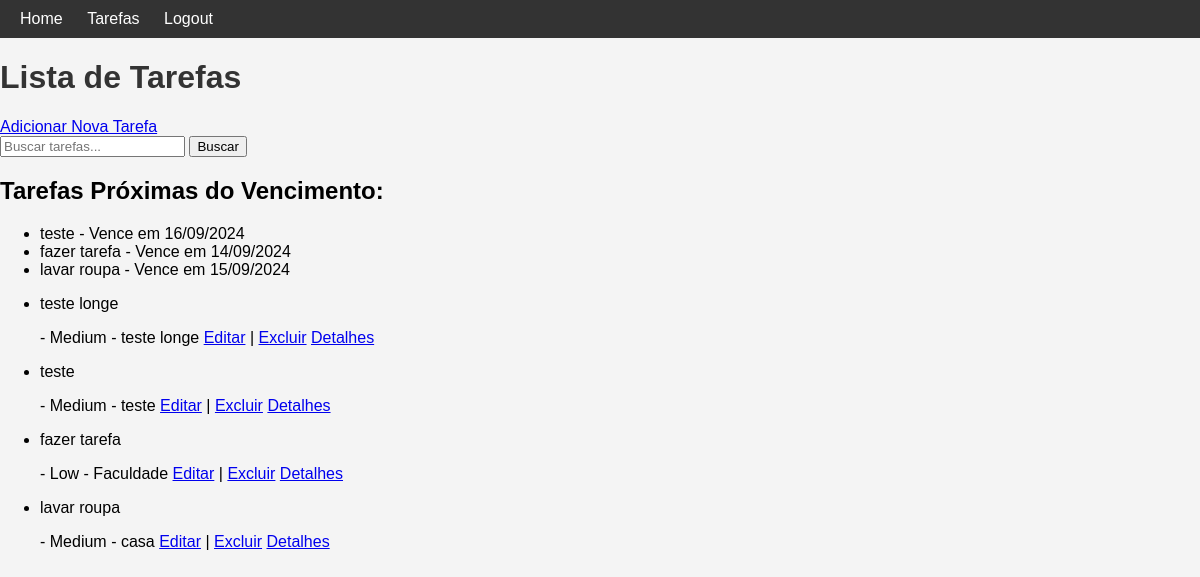
Page /tasks/ (signed in) on the committed database.
### tasks/models.py (models this page shows, shortened)
class Task(models.Model):
    PRIORITY_CHOICES = [
        ('low', 'Low'),
        ('medium', 'Medium'),
        ('high', 'High'),
    ]
    title = models.CharField(max_length=200)
    description = models.TextField(blank=True)
    completed = models.BooleanField(default=False)
    priority = models.CharField(max_length=10, choices=PRIORITY_CHOICES, default='low')
    created_at = models.DateTimeField(auto_now_add=True)
    due_date = models.DateTimeField(null=True, blank=True)
    user = models.ForeignKey(User, on_delete=models.CASCADE)  # Relacionamento com o modelo User
    category = models.CharField(max_length=100, blank=True)
    def is_due_soon(self):
        if self.due_date:
            return self.due_date - timezone.now() <= timedelta(days=2)
        return False

### tasks/views.py (the view)
# urls.py: path('tasks/', views.task_list, name='task-list'),
@login_required
def task_list(request):
    query = request.GET.get('q')  # Obtenha o valor da busca
    if query:
        tasks = Task.objects.filter(user=request.user).filter(
            models.Q(title__icontains=query) | models.Q(description__icontains=query)
        ).order_by('-created_at')
    else:
        tasks = Task.objects.filter(user=request.user).order_by('-created_at')
    upcoming_tasks = [task for task in tasks if task.is_due_soon()]
    return render(request, 'task_list.html', {'tasks': tasks, 'upcoming_tasks': upcoming_tasks})

### tasks/templates/task_list.html (shortened to what this page needs)
{% load static %}
<!DOCTYPE html>
<html lang="en">
<head>
    <link rel="stylesheet" href="{% static 'styles.css' %}">
</head>
<body>
    <nav>
        <a href="{% url 'home' %}">Home</a>
        <a href="{% url 'task-list' %}">Tarefas</a>
        {% if user.is_authenticated %}
            <a href="{% url 'logout' %}">Logout</a>
        {% else %}
            <a href="{% url 'login' %}">Login</a>
            <a href="{% url 'register' %}">Registrar</a>
        {% endif %}
    </nav>
    <h1>Lista de Tarefas</h1>
    <a href="{% url 'task-create' %}">Adicionar Nova Tarefa</a>
    <form method="GET" action="{% url 'task-list' %}">
        <input type="text" name="q" placeholder="Buscar tarefas..." value="{{ request.GET.q }}">
        <button type="submit">Buscar</button>
    </form>
    {% if upcoming_tasks %}
        <div class="notification">
            <h2>Tarefas Próximas do Vencimento:</h2>
            <ul>
                {% for task in upcoming_tasks %}
                    <li>{{ task.title }} - Vence em {{ task.due_date|date:"d/m/Y" }}</li>
                {% endfor %}
            </ul>
        </div>
    {% endif %}
    <ul>
        {% for task in tasks %}
            <li>
                <p>{{ task.title }}</p>
                - {{ task.get_priority_display }} - {{ task.category }}
                <a href="{% url 'task-update' task.pk %}">Editar</a> |
                <a href="{% url 'task-delete' task.pk %}">Excluir</a>
                <a href="{% url 'task-detail' task.pk %}">Detalhes</a>
            </li>
        {% empty %}
            <li>Sem tarefas cadastradas.</li>
        {% endfor %}
    </ul>
</body>
</html>

### tasks/static/styles.css (style rules this page uses)
body { font-family: Arial, sans-serif; margin: 0; padding: 0; background-color: #f4f4f4; }
nav { background-color: #333; color: #fff; padding: 10px; }
nav a { color: #fff; text-decoration: none; margin: 0 10px; }
h1 { color: #333; }

### rows in the picture
Task: title "teste", due_date "16/09/2024", priority "Medium", category "teste"
Task: title "fazer tarefa", due_date "14/09/2024", priority "Low", category "Faculdade"
Task: title "lavar roupa", due_date "15/09/2024", priority "Medium", category "casa"
Task: title "teste longe", priority "Medium", category "teste longe"
